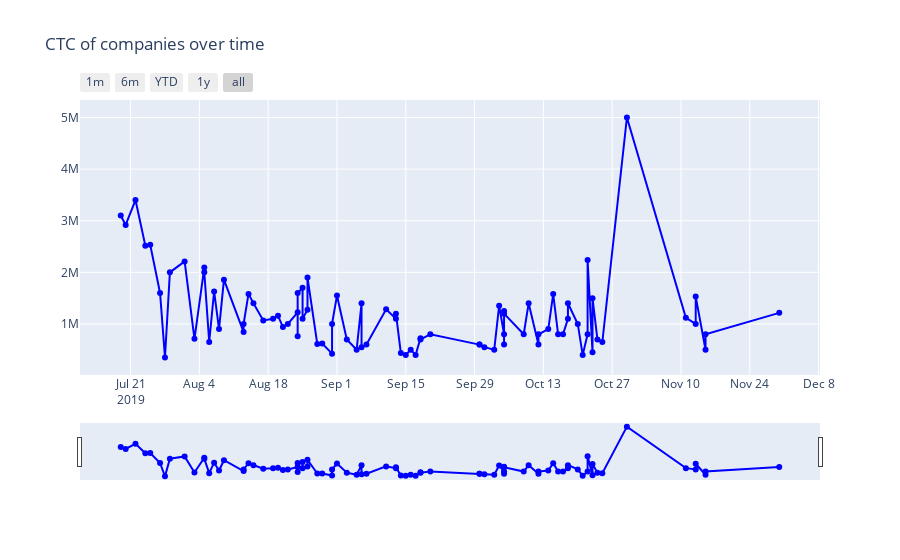

Write notebook code for a chart like this one.
### Code cell
trace1=go.Scatter(x=df['Date that the company has come'],y=df['CTC'],mode = 'lines+markers',
        hovertext = df['Name of company visited'],
        marker = dict(
                color = 'blue'
                ))
data = [trace1]
layout = dict(
    title='CTC of companies over time',
    xaxis=dict(
        rangeselector=dict(
            buttons=list([
                dict(count=1,
                     label='1m',
                     step='month',
                     stepmode='backward'),
                dict(count=6,
                     label='6m',
                     step='month',
                     stepmode='backward'),
                dict(count=1,
                    label='YTD',
                    step='year',
                    stepmode='todate'),
                dict(count=1,
                    label='1y',
                    step='year',
                    stepmode='backward'),
                dict(step='all')
            ])
        ),
        rangeslider=dict(
            visible = True
        ),
        type='date'
    )
)
fig = dict(data=data, layout=layout)
iplot(fig)
print('Move the slider to get deeper understanding of the CTC per day/week/month')

### Figure 1 — Plotly figure (JSON) as saved in the notebook; plotly's stock layout.template omitted (floating-point values rounded to 4 significant figures)
{"data": [{"hovertext": ["Cure.Fit", "Cisco", "Thoughtspot", "Intuit", "Morgan Stanley", "Goldman Sachs", "MuSigma", "Couch Base", "Palo Alto", "Novartis", "Zscaler", "Clumio", "Schneider Electric", "Akamai", "Hewlett Packard", "Walmart", "PWC", "Infibeam", "Logmein", "Perpule", "Gartner", "Danske IT", "Optum", "General Electric", "Epsilon", "Societe Generale", "Deloitte USI", "Nuclei", "Exotel", "IBM", "Mathworks", "Komprise", "Standard Chartered GBS", "Deloitte India", "Accenture", "SIXT R & D", "Commvault", "VM Ware", "Robert Bosch", "NetSkope", "Prodapt Solutions", "McAfee", "Expedia", "Wissen Technologies", "MIQ Digital", "EY India", "Cognizant", "Vantage Agora", "LTTS", "Quest Global ", "Ather Energy", "Aruba", "Infosys", "Hashedin Technologies", "Wipro", "Century link", "Sandvine", "Eagle View", "Google", "Oracle", "Eagle View", "Zopsmart", "Endurance", "Ushur", "Intel", "Saltside", "Sling Media", "Accolite", "Ugam", "First Source Solutions", "Lam Research", "Hevo Technology", "Betsol", "Zinnov", "Adobe Systems", "The Math Company", "Pluribus", "Perfios", "Tredence Analytics", "Atlassian", "Target", "Verizon Media ( Yahoo )", "Zynga", "KPMG", "PayPal", "NXP Semiconductors"], "marker": {"color": "blue"}, "mode": "lines+markers", "type": "scatter", "x": ["2019-07-19T00:00:00", "2019-07-20T00:00:00", "2019-07-22T00:00:00", "2019-07-24T00:00:00", "2019-07-25T00:00:00", "2019-07-27T00:00:00", "2019-07-28T00:00:00", "2019-07-29T00:00:00", "2019-08-01T00:00:00", "2019-08-03T00:00:00", "2019-08-05T00:00:00", "2019-08-05T00:00:00", "2019-08-06T00:00:00", "2019-08-07T00:00:00", "2019-08-08T00:00:00", "2019-08-09T00:00:00", "2019-08-13T00:00:00", "2019-08-13T00:00:00", "2019-08-14T00:00:00", "2019-08-15T00:00:00", "2019-08-17T00:00:00", "2019-08-19T00:00:00", "2019-08-20T00:00:00", "2019-08-21T00:00:00", "2019-08-22T00:00:00", "2019-08-24T00:00:00", "2019-08-24T00:00:00", "2019-08-24T00:00:00", "2019-08-25T00:00:00", "2019-08-25T00:00:00", "2019-08-26T00:00:00", "2019-08-26T00:00:00", "2019-08-28T00:00:00", "2019-08-29T00:00:00", "2019-08-31T00:00:00", "2019-08-31T00:00:00", "2019-09-01T00:00:00", "2019-09-03T00:00:00", "2019-09-05T00:00:00", "2019-09-06T00:00:00", "2019-09-06T00:00:00", "2019-09-07T00:00:00", "2019-09-11T00:00:00", "2019-09-13T00:00:00", "2019-09-13T00:00:00", "2019-09-14T00:00:00", "2019-09-15T00:00:00", "2019-09-16T00:00:00", "2019-09-17T00:00:00", "2019-09-18T00:00:00", "2019-09-18T00:00:00", "2019-09-20T00:00:00", "2019-09-30T00:00:00", "2019-09-30T00:00:00", "2019-10-01T00:00:00", "2019-10-03T00:00:00", "2019-10-04T00:00:00", "2019-10-05T00:00:00", "2019-10-05T00:00:00", "2019-10-05T00:00:00", "2019-10-05T00:00:00", "2019-10-09T00:00:00", "2019-10-10T00:00:00", "2019-10-12T00:00:00", "2019-10-12T00:00:00", "2019-10-14T00:00:00", "2019-10-15T00:00:00", "2019-10-16T00:00:00", "2019-10-17T00:00:00", "2019-10-18T00:00:00", "2019-10-18T00:00:00", "2019-10-20T00:00:00", "2019-10-21T00:00:00", "2019-10-22T00:00:00", "2019-10-22T00:00:00", "2019-10-23T00:00:00", "2019-10-23T00:00:00", "2019-10-24T00:00:00", "2019-10-25T00:00:00", "2019-10-30T00:00:00", "2019-11-11T00:00:00", "2019-11-13T00:00:00", "2019-11-13T00:00:00", "2019-11-15T00:00:00", "2019-11-15T00:00:00", "2019-11-30T00:00:00"], "y": ["3,100,000", "2,917,633", "3,400,000", "2,516,750", "2,533,000", "1,600,000", "350,000", "2,000,000", "2,212,000", "711,000", "2,092,000", "2,000,000", "650,000", "1,630,000", "900,000", "1,857,700", "843,000", "1,000,000", "1,582,000", "1,400,000", "1,067,646", "1,100,000", "1,159,400", "940,000", "1,000,000", "1,225,000", "760,000", "1,600,000", "1,700,000", "1,100,000", "1,275,000", "1,900,000", "610,000", "620,000", "425,000", "1,000,000", "1,550,000", "700,000", "500,000", "1,400,000", "550,000", "600,000", "1,283,964", "1,100,000", "1,200,000", "437,173", "400,000", "500,000", "400,000", "725,000", "700,000", "800,000", "600,000", "600,000", "550,000", "500,000", "1,355,000", "800,000", "1,249,596", "600,000", "1,200,000", "800,000", "1,400,000", "600,000", "800,000", "900,000", "1,580,000", "800,000", "800,000", "1,100,000", "1,401,260", "1,000,000", "400,000", "800,000", "2,237,000", "450,000", "1,500,000", "700,000", "650,000", "5,000,000", "1,120,000", "1,000,000", "1,530,000", "500,000", "800,000", "1,215,000"]}], "layout": {"title": {"text": "CTC of companies over time"}, "xaxis": {"rangeselector": {"buttons": [{"count": 1, "label": "1m", "step": "month", "stepmode": "backward"}, {"count": 6, "label": "6m", "step": "month", "stepmode": "backward"}, {"count": 1, "label": "YTD", "step": "year", "stepmode": "todate"}, {"count": 1, "label": "1y", "step": "year", "stepmode": "backward"}, {"step": "all"}]}, "rangeslider": {"visible": true}, "type": "date"}}}
